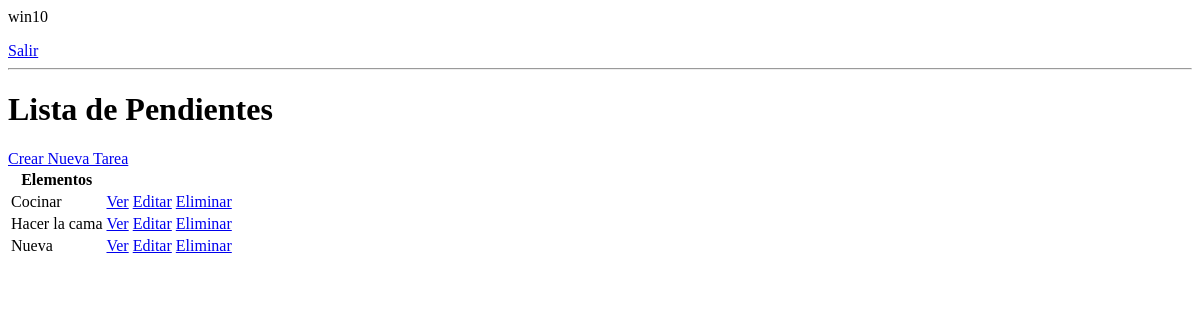
Before: / (signed in) with the older database file.
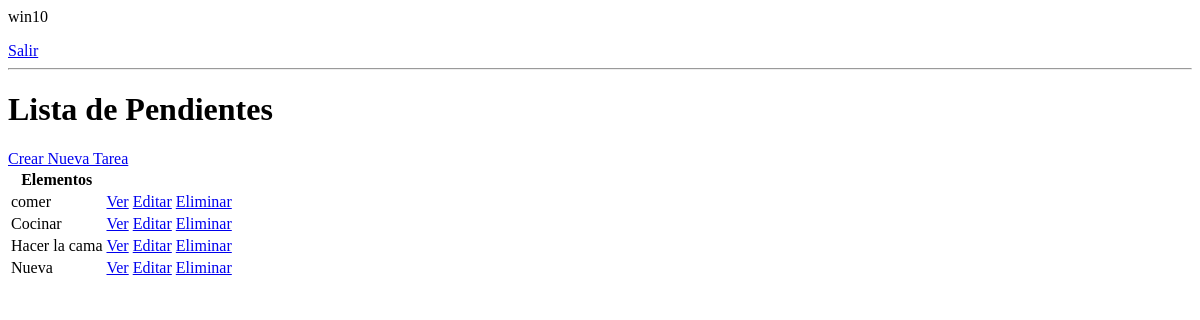
After: the same page with the newer database file.
### base/models.py (models this page shows, shortened)
class Tarea(models.Model):
    usuario = models.ForeignKey(User,
                                on_delete=models.CASCADE,
                                null=True,
                                blank=True)
    titulo = models.CharField(max_length=200)
    descripcion = models.TextField(null=True,
                                   blank=True)
    completo = models.BooleanField(default=False)
    creado = models.DateTimeField(auto_now_add=True)
    class Meta:
        ordering = ['completo']

### base/views.py (the view)
# urls.py: urlpatterns = [path('', ListaPendientes.as_view(), name='tareas'),
class ListaPendientes(LoginRequiredMixin, ListView):
    model = Tarea
    context_object_name = 'tareas'
    def get_context_data(self, **kwargs: Any):
        context = super().get_context_data(**kwargs)
        context['tareas'] = context['tareas'].filter(usuario=self.request.user)
        context['count'] = context['tareas'].filter(completo=False).count()
        return context

### base/templates/base/tarea_list.html
{% if request.user.is_authenticated %}
    <p>{{request.user}}</p>
    <a href="{% url 'logout' %}">Salir</a>
{% else %}
    <a href="{% url 'login' %}">Ingresar</a>
{% endif %}
<hr>
<h1>Lista de Pendientes</h1>
<a href="{% url 'crear-tarea' %}">Crear Nueva Tarea</a>
<table>
    <tr>
        <th>Elementos</th>
        <th></th>
    </tr>
    {% for tarea in tareas %}
    <tr>
        <td>{{tarea.titulo}}</td>
        <td><a href={% url 'tarea' tarea.id %}>Ver</a></td>
        <td><a href={% url 'editar-tarea' tarea.id %}>Editar</a></td>
        <td><a href={% url 'eliminar-tarea' tarea.id %}>Eliminar</a></td>
    </tr>
    {% empty %}
    <h3>No hay elementos en esta lista</h3>
    {% endfor %}
</table>

Changed rows visible on the page:
added Tarea: titulo "comer"
